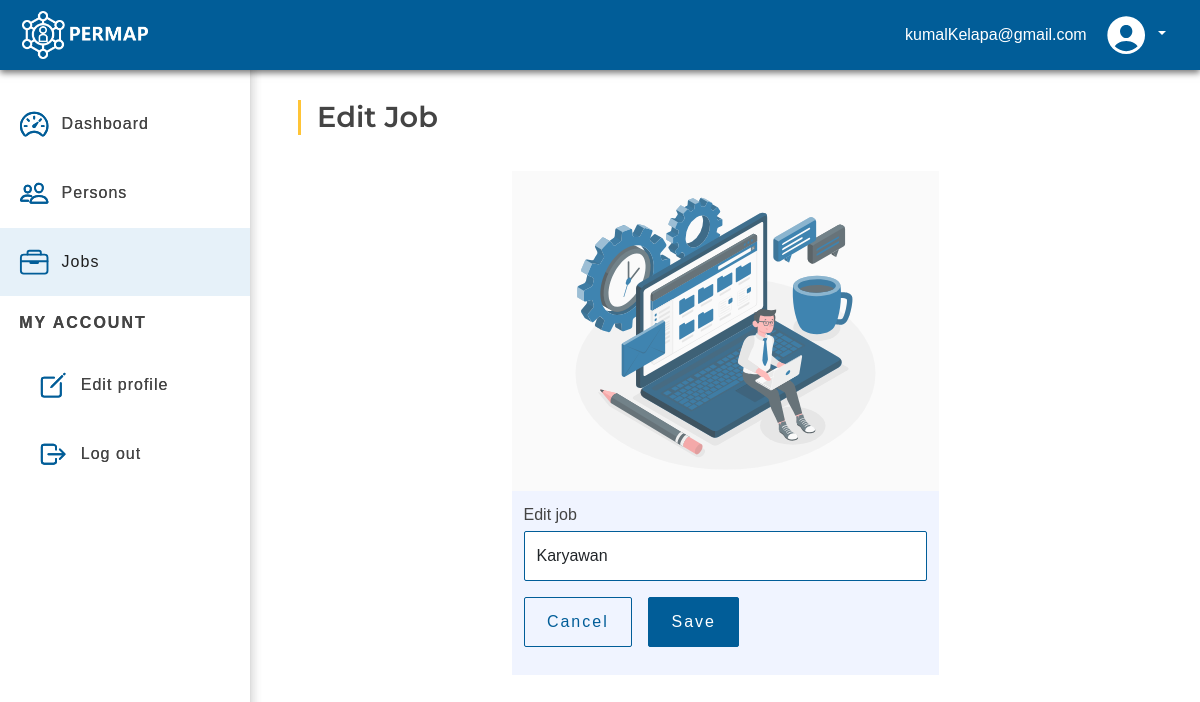
/edit-job.php?job=21 (signed in), run on an earlier commit of the app's database.
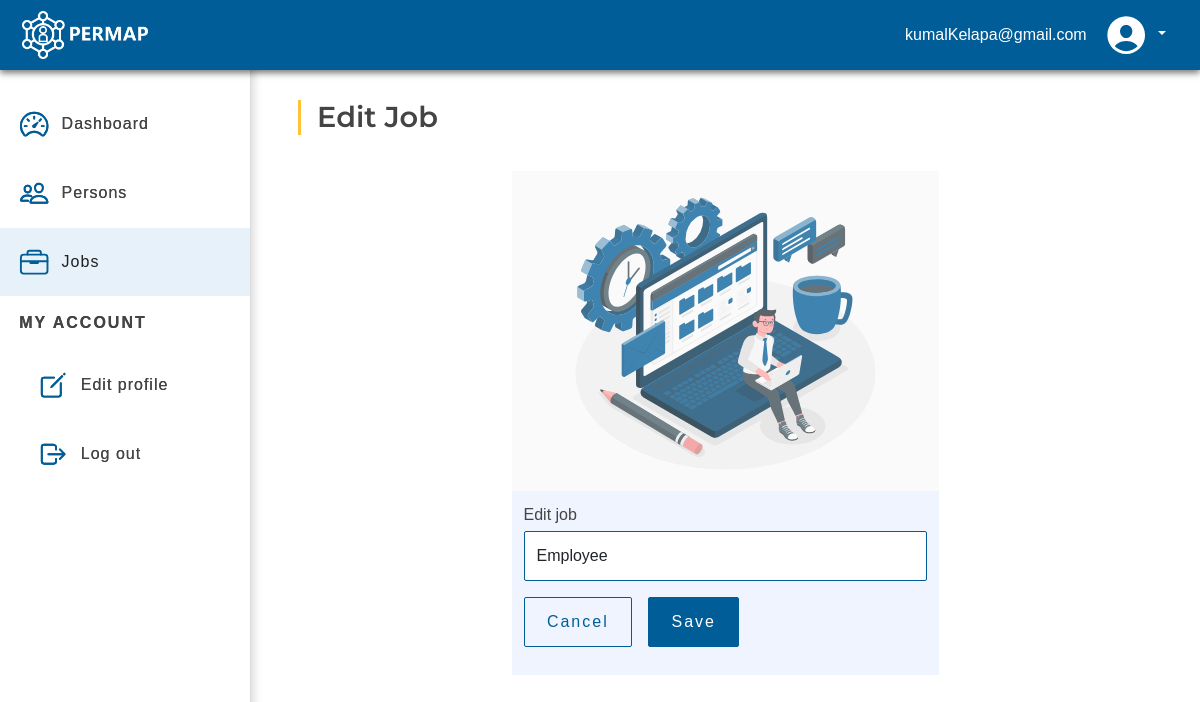
And on a later commit of the database.
### tables this page shows
CREATE TABLE `jobs` (
  `id` int NOT NULL AUTO_INCREMENT,
  `jobs_name` varchar(60) DEFAULT NULL,
  `count` int DEFAULT NULL,
  `last_update` timestamp NOT NULL,
  PRIMARY KEY (`id`)
);

### action/utils.php (called while the page is built, shortened)
<?php
require_once __DIR__ . "/../include/db.php";
function &findFirstFromDb(string $tableName, string $key, string $value, int|null $id = null): mixed
{
    global $PDO;
    try {
        $query = "SELECT * FROM $tableName WHERE $key = :value";
        $queryParam = array(
            'value' => $value
        );
        $query .= ' LIMIT 1';
        $stmt = $PDO->prepare($query);
        $stmt->execute($queryParam);
        $firstData = $stmt->fetch(PDO::FETCH_ASSOC);
        return $firstData;
    } catch (PDOException $e) {
        die($e->getMessage());
    }
}

### edit-job.php (the view, shortened to what the changed rows need)
<?php
require_once __DIR__ . "/include/header.php";
require_once __DIR__ . "/include/footer.php";
require_once __DIR__ . "/action/utils.php";
$currentJob = findFirstFromDb(tableName: 'jobs', key: ID, value: $_GET["job"]);
?>
    <main>
        <section class="edit-job-section d-flex position-relative">
            <div class="w-100">
                <div class="edit-job-content position-absolute px-5">
                    <div class="page-header">
                        <h1 class="first-heading">Edit Job</h1>
                    </div>
                    <div class="row">
                        <div class="col-xxl-12">
                            <div class="row">
                                <div class="col-xl-12 col-lg-12 col-md-12 col-12">
                                    <form class="new-person-form" action="action/action-edit-job.php" method="post"
                                          name="edit">
                                        <div class="card-wrapper">
                                            <div class="form-card">
                                                <div class="card-field">
                                                    <label for="jobName" class="form-label">Edit job</label>
                                                    <input type="text" id="jobName" class="form-control"
                                                           name="jobName" maxlength="30" minlength="3"
                                                           placeholder="New job" value="<?= $currentJob[JOBS_NAME] ?>">
                                                    <div class="btn-container d-flex column-gap-3 mt-3">
                                                        <a class="btn btn-primary btn--form has-border" type="submit"
                                                           href="jobs.php">
                                                        </a>
                                                        <?php
                                                        if ($currentJob[JOBS_COUNT] > 0) {
                                                            ?>
                                                            <button class="btn btn-primary btn--form"
                                                                    type="button"
                                                                    data-bs-toggle="modal"
                                                                    data-bs-target="#exampleModal"
                                                            >Save
                                                            </button>
                                                            <div
                                                                    class="modal fade"
                                                                    id="exampleModal"
                                                                    tabindex="-1"
                                                                    aria-labelledby="exampleModalLabel"
                                                                    aria-hidden="true"
                                                            >
                                                                <div class="modal-dialog modal-dialog-centered">
                                                                    <div class="modal-content">
                                                                        <div class="modal-header">
                                                                            <h1 class="modal-title"
                                                                                id="exampleModalLabel">
                                                                                The job has been used
                                                                                by <?= $currentJob[JOBS_COUNT] ?>
                                                                                persons. Are you sure to continue to
                                                                                change the job's name?
                                                                            </h1>
                                                                            <button
                                                                                    type="button"
                                                                                    class="btn-close"
                                                                                    data-bs-dismiss="modal"
                                                                                    aria-label="Close"
                                                                            ></button>
                                                                        </div>
                                                                        <div class="modal-footer">
                                                                            <button
                                                                                    type="button"
                                                                                    class="btn btn-secondary btn-block"
                                                                                    data-bs-dismiss="modal"
                                                                            >
                                                                                Cancel
                                                                            </button>
                                                                            <button type="submit"
                                                                                    class="btn btn-primary"
                                                                                    name="btnDelete">Yes
                                                                            </button>
                                                                        </div>
                                                                    </div>
                                                                </div>
                                                            </div>
                                                            <?php
                                                        } else {
                                                            ?>
                                                            <button class="btn btn-primary btn--form" type="submit"
                                                                    name="btn">
                                                            </button>
                                                            <?php
                                                        }
                                                        ?>
                                                    </div>
                                                </div>
                                            </div>
                                        </div>
                                    </form>
                                </div>
                            </div>
                        </div>
                    </div>
                </div>
            </div>
        </section>
    </main>

What changed in the data, as far as the page shows it:
changed jobs: jobName "Karyawan" → "Employee"
